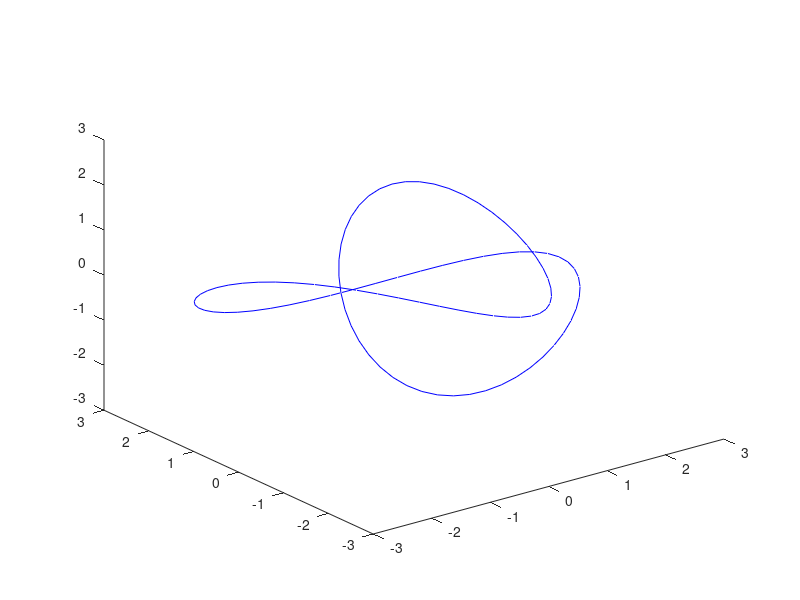

MATLAB code to generate this figure:
t = linspace(0,2*pi,100);
x = sin(t)+2*sin(2*t);
y = cos(t)-2*cos(2*t);
z = -sin(3*t);
figure;
plot3(x,y,z,'b-',LineWidth=10);
xlim([-3,3]);
ylim([-3,3]);
zlim([-3,3]);
